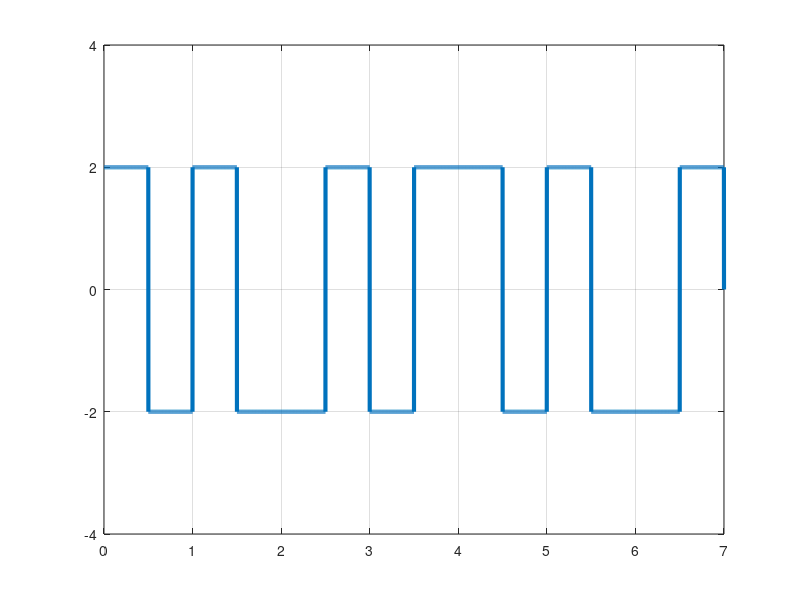

Here is the MATLAB script that generated this plot:
clc;
bits = [0 0 1 0 1 0 1];
bitrate = 1;
T = length(bits)/bitrate;
n = 1000;
N = length(bits)*n;
dt = T/N;
A = 2;
x = [0:dt:T];
y = zeros(1,length(x));
lastState = -A;
for i=0:length(bits)-1
  low = (i*n)+1;
  high = (i+1)*n;
  mid = round((low+high)/2);
  if(bits(i+1)==1)
  y(low:mid)=lastState;
  y(mid+1:high)=-lastState;
  lastState=-lastState;
  else 
  y(low:mid)=-lastState;
  y(mid+1:high)=lastState;
  end
end

plot(x,y,'lineWidth',3);
grid on;
axis([0 T -A-2 A+2]);
%decoding

data = zeros(1,length(bits));
lastState = -A;
for i=0:length(bits)-1
  low = (i*n)+1;
  high = (i+1)*n;
  mid = round((low+high)/2);
  if(y(low:mid)==lastState )
    data(i+1)=1;
    lastState=-lastState;
  else data(i+1)=0;
  end
end
disp(data);
  